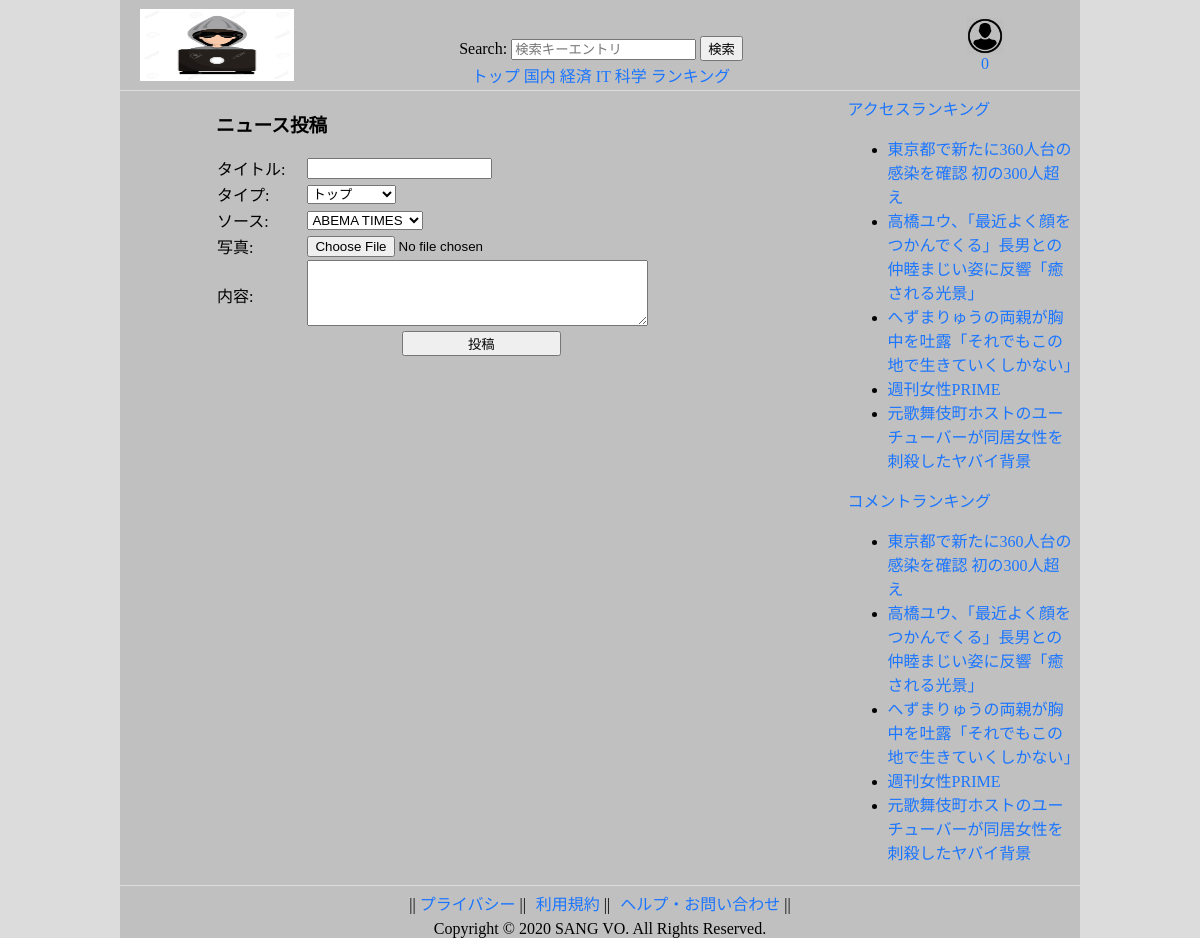
The app's page /pages/create.php (signed in) with its own data.
### tables this page shows
CREATE TABLE `news_type` (
  `type_cd` varchar(5) NOT NULL,
  `type_name` varchar(255) NOT NULL,
  `num_of_news` int(11),
  `create_date` date NOT NULL DEFAULT current_timestamp(),
  `create_id` int(11) DEFAULT NULL,
  `update_date` date DEFAULT NULL,
  `update_id` int(11) DEFAULT NULL,
  `delete_flg` int(11) DEFAULT 0
);

CREATE TABLE `account` (
  `id` int(11) NOT NULL,
  `loginid` text NOT NULL,
  `password` text NOT NULL,
  `first_name` text NOT NULL,
  `last_name` text NOT NULL,
  `rule_cd` text NOT NULL,
  `display_name` int(11) NOT NULL,
  `email` int(11),
  `create_date` date,
  `create_id` int(11),
  `update_date` date,
  `update_id` int(11),
  `delete_flg` int(11) DEFAULT 0
);

CREATE TABLE `news_infor` (
  `id` int(11) NOT NULL,
  `news_type` varchar(5) NOT NULL,
  `news_source` varchar(5) NOT NULL,
  `title` varchar(255) NOT NULL,
  `cotent` text NOT NULL,
  `image` longtext,
  `view_number` int(11),
  `vote_star` int(11),
  `create_date` date NOT NULL DEFAULT current_timestamp(),
  `create_id` int(11) DEFAULT NULL,
  `update_date` date DEFAULT NULL,
  `update_id` int(11) DEFAULT NULL,
  `delete_flg` int(11) DEFAULT 0
);

### config/DbFunction.php (called while the page is built, shortened)
<?php
class DbFunction{
	function getAccountInfor($loginid){
		$db = Database::getInstance();
		$mysqli = $db->getConnection();
		$query = "SELECT *
					FROM account where loginid = '$loginid'";
		$stmt= $mysqli->query($query);
		return $stmt;
	}
	function getNewsTitle($news_id, $getdata_mode, $num_of_news){
		$db = Database::getInstance();
		$mysqli = $db->getConnection();
		$query = "SELECT ni.id, ns.source_cd, ns.source_name, ni.title, ni.image
					FROM news_infor ni
					LEFT JOIN news_source ns
					ON (ni.news_source = ns.source_cd)
					WHERE ni.delete_flg = 0
					AND ns.delete_flg = 0 ";
		if ($getdata_mode != NULL) {
			if ($getdata_mode === CN_newest_news_code) {
				$query = $query . " ORDER BY ni.create_date DESC ";
			}
			else {
				$query = $query . " ORDER BY ni.view_number DESC ";
			}
			$query = $query . " LIMIT $num_of_news ";
		}
		$stmt= $mysqli->query($query);
		return $stmt;
	}
	function getNewsType($news_type){
		$db = Database::getInstance();
		$mysqli = $db->getConnection();
		$query = "SELECT nt.type_cd, nt.type_name
					FROM  news_type nt
					WHERE nt.delete_flg = 0 ";
		$stmt= $mysqli->query($query);
		return $stmt;
	}
	function getNewsSource($news_source){
		$db = Database::getInstance();
		$mysqli = $db->getConnection();
		$query = "SELECT ns.source_cd, ns.source_name
					FROM  news_source ns
					WHERE ns.delete_flg = 0 ";
		$stmt= $mysqli->query($query);
		return $stmt;
	}
}
?>

### pages/create.php (the view, shortened to what this page needs)
<?php $title = 'Deatail'; include("../template/main.php");?>
<link rel="stylesheet" type="text/css" href="../css/create.css"/>
<?php include("../template/header.php");?>
<?php
if (!isset($_SESSION['login_id'])) {
  header('location:login.php');
} else {
  $obj=new DbFunction();
  $rsListNewsType = $obj->getNewsType(NULL);
  $rsListNewsSource = $obj->getNewsSource(NULL);
}
?>
<br>
<div class="container_content">
  <div class="content_left">
    <h3 class="left_title">
      ニュース投稿
    </h3>
    <div class="left_create">
      <form action="create.php" method="post" enctype="multipart/form-data">
        <table style="width:100%">
          <tr class="create_title">
            <td>タイトル: </td>
            <td><input type="text" name="news_title"></td>
          </tr>
          <tr class="create_type">
            <td>タイプ:</td>
            <td>
              <select name="news_type">
                <?php while($res=$rsListNewsType->fetch_object()){?>
                  <?php echo "<option value='$res->type_cd'>$res->type_name</option>"; ?>
                <?php }?>
              </select>
            </td>
          </tr>
          <tr class="create_source">
            <td>ソース: </td>
            <td>
              <select name="news_source">
                <?php while($res=$rsListNewsSource->fetch_object()){?>
                  <?php echo "<option value='$res->source_cd'>$res->source_name</option>"; ?>
                <?php }?>
              </select>
            </td>
          </tr>
          <tr class="create_image">
            <td>写真: </td>
            <td>
              <div>
                <input type="file" name="news_image">
              </div>
            </td>
          </tr>
          <tr>
            <td>内容: </td>
            <td>
              <textarea type="text" name="news_content" cols="40" rows="4">
              </textarea>
            </td>
          </tr>
        </table>
        <div class="submit_btn">
          <input type="submit" value="投稿" name="create_btn">
        </div>
      </form>
    </div>
  </div>
  <?php include("../template/right_content.php");?>
</div>
<?php include("../template/footer.php");?>

### template/header.php (shortened to what this page needs)
<?php
  $obj=new DbFunction();
  $chk_login = false;
  if (isset($_SESSION['login_id'])) {
    $chk_login = true;
    $rsAccountInfor = $obj->getAccountInfor($_SESSION['login_id']);
    $display_name = $rsAccountInfor->fetch_object()->display_name;
  }
  $rsListOfNewestNews = $obj->getNewsTitle(NULL, CN_newest_news_code, CN_ranking_news_code);
  $rsListOfReadingNews = $obj->getNewsTitle(NULL, CN_comment_news_code,CN_ranking_news_code);
  $rsListNewsType = $obj->getNewsType(NULL);
?>
</head>
<body>
<div class="container">
	<div class="container_header">
		<div class="header_icon">
      <div class="icon_image">
        <a href="home.php"><img class="page_image" src="../images/avatar_hacker.jpg" alt="hacker face" media="header_icon"></a>
      </div>
		</div>
		<div class="header_group">
		  <div class="group_empty">
		  </div>
		  <div class="group_search">
		    <form action="home.php" method="post">
		      <label class="search_label" for="search_input">Search:</label>
		      <input type="text" id="search_key" name="search_key" placeholder="検索キーエントリ">
		      <input type="submit" value="検索" id="search_button">
		    </form>
		  </div>
		  <div class="group_category">
		    <?php while($res=$rsListNewsType->fetch_object()){?>
		      <?php echo "<a href='home.php?news_type=$res->type_cd'>$res->type_name</a>"; ?>
		    <?php }?>
		  </div>
		</div>
		<div class="header_account">
      <?php
        if ($chk_login) {
          echo "<img class='login_avatar' src='../images/logined.png'>
                <a href='account/detail.php' class='login_link'>$display_name</a>";
        } else {
          echo "<img class='login_avatar' src='../images/nologin.jpg'>
            <a href='login.php' class='login_link'>ログイン</a>";
        }
      ?>
		</div>
	</div>

### template/right_content.php
<div class="content_right">
  <div class="right_recent_news">
    <a href="access">アクセスランキング</a>
    <ul>
      <?php while($res=$rsListOfNewestNews->fetch_object()){?>
        <?php echo "<li> <a href='detail.php?news_id=$res->id'>$res->title</a></li>"; ?>
      <?php }?>
    </ul>
  </div>
  <div class="right_ranked_news">
    <a href="comment">コメントランキング</a>
    <ul>
      <?php while($res=$rsListOfReadingNews->fetch_object()){?>
        <?php echo "<li> <a href='detail.php?news_id=$res->id'>$res->title</a></li>"; ?>
      <?php }?>
    </ul>
  </div>
</div>

### common/common.css (style rules this page uses)
body { background-color: #DCDCDC; margin: 0 auto; }
.container { margin: 0 auto; padding: 0; width: 80%; background-color: #C0C0C0; }
.container_content { display: inline-flex; border-bottom: 1px solid #DCDCDC; width: 100%; }
.content_left { height: 20%; width: 70%; padding: 5px; display: inline-grid; }
.content_right { width: 30%; padding: 5px; display: inline-grid; }
a:link { color: #1a75ff; text-decoration: none; }
table { width: 100%px; border: 0px; border-spacing: 0px; border-collapse: separate; }

### common/header.css (style rules this page uses)
.container_header { height: 20%; display: inline-flex; width: 100%; padding: 0 0 0 1px; border-bottom: 1px solid #DCDCDC; }
.header_icon { width: 20%; height: 90px; display: flex; flex-direction: column; justify-content: center; align-items: center; overflow: hidden }
.icon_image { width: 80%; height: 80%; }
img.page_image { width: 80%; height: 80%; min-width: 100%; min-height: 100%; }
.header_group { width: 60%; text-align: center; }
.group_empty { height: 40%; }
.group_search { height: 30%; display: inline-block; }
.group_category { height: 30%; }
.header_account { width: 20%; display: flex; flex-direction: column; justify-content: center; align-items: center; }
img.login_avatar { width: 20%; width: 20%; }

### common/content_right.css (style rules this page uses)
.right_recent_news { width: 100%; }
.right_ranked_news { width: 100%; }

### css/create.css (style rules this page uses)
.content_left { padding: 0px 10%; }
.left_title { text-align: left; }
.left_create { text-align: left; }
.create_title { text-align: }
.submit_btn { text-align: center; }
.submit_btn input { width: 30%; }

### records on screen
news_type: type_name "トップ"
news_type: type_name "国内"
news_type: type_name "経済"
news_type: type_name "IT"
news_type: type_name "科学"
news_type: type_name "ランキング"
account: display_name "0"
news_infor: title "東京都で新たに360人台の感染を確認 初の300人超え"
news_infor: title "高橋ユウ、「最近よく顔をつかんでくる」長男との仲睦まじい姿に反響「癒される光景」"
news_infor: title "へずまりゅうの両親が胸中を吐露「それでもこの地で生きていくしかない」"
news_infor: title "週刊女性PRIME"
news_infor: title "元歌舞伎町ホストのユーチューバーが同居女性を刺殺したヤバイ背景"

### other values on screen
form field news_type "トップ"
form field news_source "ABEMA TIMES"
